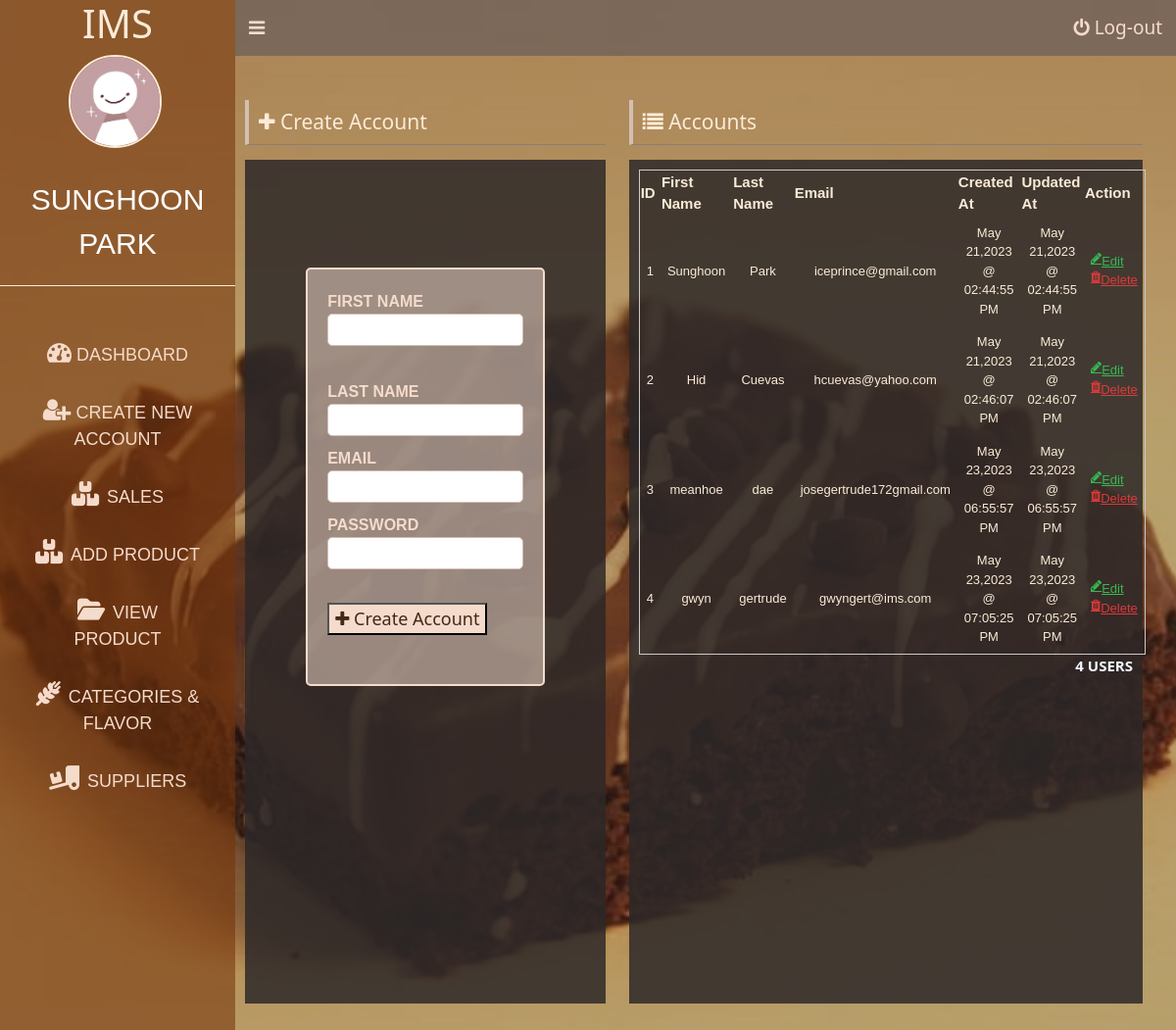
/user-add.php (signed in), run on the app's committed database.
### tables this page shows
CREATE TABLE `user` (
  `id` int(11) NOT NULL,
  `first_name` varchar(30) NOT NULL,
  `last_name` varchar(30) NOT NULL,
  `email` varchar(25) NOT NULL,
  `password` varchar(200) NOT NULL,
  `created_at` datetime NOT NULL,
  `updated_at` datetime NOT NULL
);

### database/show-user.php (called while the page is built)
<?php
include('connection.php');
$stmt = $conn->prepare("SELECT * FROM user ORDER BY created_at");
$stmt->execute();
$stmt->setFetchMode(PDO::FETCH_ASSOC);
return $stmt->fetchAll();

### user-add.php (the view, shortened to what this page needs)
<?php
$user = $_SESSION['user'];
$users = include('database/show-user.php');
?>
<!DOCTYPE html>
<html lang="en">
<head>
    <link rel="stylesheet" type="text/css" href="css/login.css?v=p<?= time(); ?>">
    <link rel="stylesheet" href="css/to/font-awesome/css/font-awesome.min.css">
    <link rel="stylesheet" type="text/css" href="js/bootstrap-5.3.0-alpha3-dist/css/bootstrap.min.css?v=p<?= time(); ?>">
</head>
<body>
    <div id="dashboardMainContainer">
        <?php include('partial/app-sidebar.php') ?>
        <div class="dashboard_content_container" id="dashboard_content_container">
            <?php include('partial/app-topNav.php') ?>
            <div class="dashboard_content">
                <div class="row">
                    <div class="column column-5">
                        <h1 class="section_header"><i class="fa fa-plus"></i> Create Account</h1>
                        <div class="dashboard_content_main">
                            <div id="userAddFormContainer">
                                <form action="database/add.php" method="POST" class="appForm">
                                    <div class="appFormInputContainer">
                                        <label for="first_name">First Name</label>
                                        <input type="text" class="appFormInput" id="first_name" name="first_name" />
                                    </div>
                                    <br>
                                    <div class="appFormInputContainer">
                                        <label for="last_name">Last Name</label>
                                        <input type="text" class="appFormInput" id="last_name" name="last_name" />
                                    </div>
                                    <div class="appFormInputContainer">
                                        <label for="email">Email</label>
                                        <input type="text" class="appFormInput" id="email" name="email" />
                                    </div>
                                    <div class="appFormInputContainer">
                                        <label for="password">Password</label>
                                        <input type="password" class="appFormInput" id="password" name="password" />
                                    </div>
                                    <button type="submit" class="appBtn"><i class="fa fa-plus"></i> Create Account</button>
                                </form>
                            </div>
                        </div>
                    </div>
                    <div class="column column-7">
                        <h1 class="section_header"><i class="fa fa-list"></i> Accounts</h1>
                        <div class="dashboard_content_main">
                            <div class="user">
                                <table>
                                    <thead>
                                        <tr>
                                            <th>ID</th>
                                            <th>First Name</th>
                                            <th>Last Name</th>
                                            <th>Email</th>
                                            <th>Created At</th>
                                            <th>Updated At</th>
                                            <th>Action</th>
                                        </tr>
                                    </thead>
                                    <tbody>
                                        <?php foreach ($users as $index => $user) { ?>
                                            <tr>
                                                <td><?= $index + 1 ?></td>
                                                <td><?= $user['first_name'] ?></td>
                                                <td><?= $user['last_name'] ?></td>
                                                <td><?= $user['email'] ?></td>
                                                <td><?= date('M d,Y @ h:i:s A', strtotime($user['created_at'])) ?></td>
                                                <td><?= date('M d,Y @ h:i:s A', strtotime($user['updated_at'])) ?></td>
                                                <td>
                                                    <a href="" class="update_user" data-userid='<?= $user['id'] ?>'><i class="fa fa-pencil"></i> Edit</a>
                                                    <a href="" class="deleteUser" data-userid="<?= $user['id'] ?>" data-fname="<?= $user['first_name'] ?>" data-lname="<?= $user['last_name'] ?>">
                                                        <i class="fa fa-trash"></i> Delete</a>
                                                </td>
                                            </tr>
                                        <?php } ?>
                                    </tbody>
                                </table>
                                <p class="userCount"><?= count($users) ?> Users</p>
                            </div>
                        </div>
                    </div>
                </div>
            </div>
        </div>
    </div>
</body>
</html>

### partial/app-sidebar.php (shortened to what this page needs)
<div class="dashboard_sidebar" id="dashboard_sidebar">
    <h3 class="dashboard_logo" id = "dashboard_logo"> IMS </h3>
    <div class="dashboard_sidebar_user">
        <img src="images/art.jpg" alt="User image." id ="userImage" />
        <span><?= $user['first_name'] . ' ' . $user['last_name']?></span>
    </div>
    <div class="dashboard_sidebar_menu">
        <ul class="dashboard_menu_list">
            <li>
                <a href="./dashboard.php"><i class="fa fa-dashboard "></i> <span class="menuText" >Dashboard</span></a>
            </li>
            <li>
                <a href="./user-add.php"><i class="fa fa-user-plus "></i> <span class="menuText">Create New Account</span></a>
            </li>
            <li>
                <a href="./sales.php"><i class="fa-solid fa-boxes-stacked"> </i> <span class="menuText" style="margin-left: 3px;"> Sales</span></a>
            </li>
            <li>
                <a href="./product-add.php"><i class="fa-solid fa-boxes-stacked"> </i> <span class="menuText" style="margin-left: 3px;"> Add Product</span></a>
            </li>
            <li>
                <a href="./view-product.php"><i class="fa-solid fa-folder-open"> </i> <span class="menuText" style="margin-left: 3px;"> View Product</span></a>
            </li>
            <li>
                <a href="./flavor-category-add.php"><i class="fa-solid fa-wheat-awn"> </i> <span class="menuText" style="margin-left: 3px;"> Categories & Flavor </span></a>
            </li>
            <li>
                <a href="./suppliers.php"><i class="fa-solid fa-truck-ramp-box"> </i> <span class="menuText" style="margin-left: 3px;"> Suppliers </span></a>
            </li>
        </ul>
    </div>
</div>

### css/login.css (style rules this page uses)
body { background: url('../images/un.png') no-repeat center center fixed; background-size: cover; font-family: Cambria, Cochin, Georgia, Times, 'Times New Roman', serif; }
body { font-family: Cambria, Cochin, Georgia, Times, 'Times New Roman', serif; }
#dashboardMainContainer { display: flex; flex-direction: row; }
div.dashboard_sidebar { width: 20%; background: #663311b7; height: 140vh; }
div.dashboard_content_container { width: 80%; background: #36353159; }
h3.dashboard_logo { color: antiquewhite; font-size: 40px; text-align: center; }
div.dashboard_sidebar_user { text-align: center; padding-bottom: 20px; border-bottom: 1px solid antiquewhite; }
div.dashboard_sidebar_user img { width: 95px; display: inline-block; border-radius: 50%; border: 2px solid antiquewhite; margin-right: 5px; vertical-align: middle; margin-bottom: 15px; }
div.dashboard_sidebar_user span { font-size: 30px; text-transform: uppercase; color: #fff; display: flex; flex-direction: column; font-family: Arial, Helvetica, sans-serif; margin-top: 15px; }
ul.dashboard_menu_list { padding: 20px; margin-top: 20px; }
ul.dashboard_menu_list li { font-family: Arial, Helvetica, sans-serif; padding: 15px 15px; font-size: 18px; text-transform: uppercase; display: flex; flex-direction: column; }
ul.dashboard_menu_list li a { text-decoration: none; color: #f5dbcb; height: 100%; display: block; text-align: center; }
ul.dashboard_menu_list li a i { font-size: 25px; }
div.dashboard_content { padding: 45px 10px 10px 10px; }
div.dashboard_content_main { background: #2c2828d7; min-height: 800px; height: 100%; padding:10px; }
form::after { content: ''; clear: both; display: block; }
form.appForm { width: 70%; margin: 0 auto; padding: 20px; border: 2px solid #f5dbcb; border-radius: 5px; margin-top: 0p3x; padding-bottom: 50px; background: #d3bfb3a2; font-weight: bold; }
form input.appFormInput { width: 100%; height: 33px; border: 1px solid #d3bfb3; border-radius: 5px; }
form label { color: #f5dbcb; font-family: Arial, Helvetica, sans-serif; text-transform: uppercase; }
div#userAddFormContainer { padding-top: 100px; }
div.appFormInputContainer { margin-bottom: 10px; }
div#userAddFormContainer button { color: #381c09ee; background: #f5dbcb; font-size: large; margin-top: 24px; }
div.row { display: flex; flex-direction: row; flex-wrap: wrap; width: 100%; }
div.column { width: 100%; }
div.column-5 { width: 41.67%; }
div.column-7 { width: 58.33%; }
h1.section_header { font-size: 21px; color:antiquewhite; border-bottom: 1px solid #817f76e1; padding-bottom: 20px; padding: 10px; border-left: 4px solid #d3bfb3; margin-bottom: 15px; }
div.user table, th, td { border: 1px solid #cacaca; border-collapse: collapse; font-size: 15px; font-family: Arial, Helvetica, sans-serif; }
table { width: 100%; color: antiquewhite ; }
table th { font-size: 15px; }
table td { font-size: 13px; padding: 7px; text-align: center; }
p.userCount { text-align: right; font-size: 15px; font-weight: bold; text-transform: uppercase; color: aliceblue; }
a.update_user { color: #35b952; display: flex; flex-direction: center; }
a.deleteUser { color: #db3b3b; display: flex; flex-direction: center; }

### data on the page
user: first_name "SUNGHOON", last_name "PARK", first_name "Sunghoon", last_name "Park", email "iceprince@gmail.com", created_at "May 21,2023 @ 02:44:55 PM", updated_at "May 21,2023 @ 02:44:55 PM"
user: first_name "Hid", last_name "Cuevas", email "hcuevas@yahoo.com", created_at "May 21,2023 @ 02:46:07 PM", updated_at "May 21,2023 @ 02:46:07 PM"
user: first_name "meanhoe", last_name "dae", email "josegertrude172gmail.com", created_at "May 23,2023 @ 06:55:57 PM", updated_at "May 23,2023 @ 06:55:57 PM"
user: first_name "gwyn", last_name "gertrude", email "gwyngert@ims.com", created_at "May 23,2023 @ 07:05:25 PM", updated_at "May 23,2023 @ 07:05:25 PM"

### other printed values
count($users) "4"
